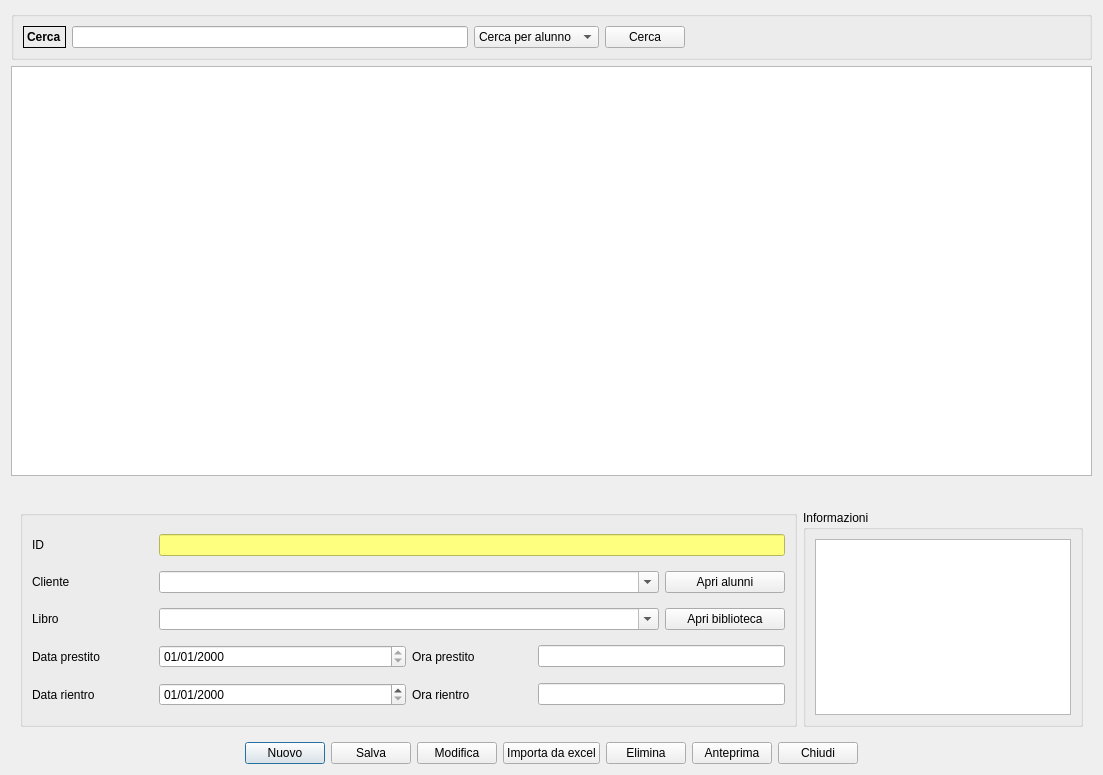
<?xml version="1.0" encoding="UTF-8"?>
<ui version="4.0">
 <class>presto</class>
 <widget class="QDialog" name="presto">
  <property name="windowModality">
   <enum>Qt::WindowModal</enum>
  </property>
  <property name="geometry">
   <rect>
    <x>0</x>
    <y>0</y>
    <width>1103</width>
    <height>775</height>
   </rect>
  </property>
  <property name="windowTitle">
   <string>Prestito libri</string>
  </property>
  <property name="windowIcon">
   <iconset resource="../biblio.qrc">
    <normaloff>:/images/user-group-properties.png</normaloff>:/images/user-group-properties.png</iconset>
  </property>
  <layout class="QGridLayout" name="gridLayout">
   <item row="3" column="0">
    <layout class="QHBoxLayout" name="horizontalLayout">
     <item>
      <spacer name="horizontalSpacer_2">
       <property name="orientation">
        <enum>Qt::Horizontal</enum>
       </property>
       <property name="sizeHint" stdset="0">
        <size>
         <width>40</width>
         <height>20</height>
        </size>
       </property>
      </spacer>
     </item>
     <item>
      <widget class="QPushButton" name="nuovo">
       <property name="toolTip">
        <string>Nuovo </string>
       </property>
       <property name="text">
        <string>Nuovo</string>
       </property>
       <property name="icon">
        <iconset resource="../biblio.qrc">
         <normaloff>:/images/filenew.png</normaloff>:/images/filenew.png</iconset>
       </property>
       <property name="iconSize">
        <size>
         <width>32</width>
         <height>32</height>
        </size>
       </property>
      </widget>
     </item>
     <item>
      <widget class="QPushButton" name="salva">
       <property name="toolTip">
        <string>Salva</string>
       </property>
       <property name="text">
        <string>Salva</string>
       </property>
       <property name="icon">
        <iconset resource="../biblio.qrc">
         <normaloff>:/images/document-save.png</normaloff>:/images/document-save.png</iconset>
       </property>
       <property name="iconSize">
        <size>
         <width>32</width>
         <height>32</height>
        </size>
       </property>
      </widget>
     </item>
     <item>
      <widget class="QPushButton" name="modifica">
       <property name="toolTip">
        <string>Modifica</string>
       </property>
       <property name="text">
        <string>Modifica</string>
       </property>
       <property name="icon">
        <iconset resource="../biblio.qrc">
         <normaloff>:/images/document-edit.png</normaloff>:/images/document-edit.png</iconset>
       </property>
       <property name="iconSize">
        <size>
         <width>32</width>
         <height>32</height>
        </size>
       </property>
      </widget>
     </item>
     <item>
      <widget class="QPushButton" name="import_excel">
       <property name="text">
        <string>Importa da excel</string>
       </property>
       <property name="icon">
        <iconset resource="../biblio.qrc">
         <normaloff>:/images/excel.png</normaloff>:/images/excel.png</iconset>
       </property>
       <property name="iconSize">
        <size>
         <width>32</width>
         <height>32</height>
        </size>
       </property>
      </widget>
     </item>
     <item>
      <widget class="QPushButton" name="elimina">
       <property name="toolTip">
        <string>Elimina</string>
       </property>
       <property name="text">
        <string>Elimina</string>
       </property>
       <property name="icon">
        <iconset resource="../biblio.qrc">
         <normaloff>:/images/edit-delete.png</normaloff>:/images/edit-delete.png</iconset>
       </property>
       <property name="iconSize">
        <size>
         <width>32</width>
         <height>32</height>
        </size>
       </property>
      </widget>
     </item>
     <item>
      <widget class="QPushButton" name="stampa">
       <property name="toolTip">
        <string>Anteprima di stampa</string>
       </property>
       <property name="text">
        <string>Anteprima</string>
       </property>
       <property name="icon">
        <iconset resource="../biblio.qrc">
         <normaloff>:/images/document-preview.png</normaloff>:/images/document-preview.png</iconset>
       </property>
       <property name="iconSize">
        <size>
         <width>32</width>
         <height>32</height>
        </size>
       </property>
      </widget>
     </item>
     <item>
      <widget class="QPushButton" name="esci">
       <property name="toolTip">
        <string>Esci</string>
       </property>
       <property name="text">
        <string>Chiudi</string>
       </property>
       <property name="icon">
        <iconset resource="../../backup_restore_db/images.qrc">
         <normaloff>:/images/dialog-close.png</normaloff>:/images/dialog-close.png</iconset>
       </property>
       <property name="iconSize">
        <size>
         <width>32</width>
         <height>32</height>
        </size>
       </property>
      </widget>
     </item>
     <item>
      <spacer name="horizontalSpacer">
       <property name="orientation">
        <enum>Qt::Horizontal</enum>
       </property>
       <property name="sizeHint" stdset="0">
        <size>
         <width>40</width>
         <height>20</height>
        </size>
       </property>
      </spacer>
     </item>
    </layout>
   </item>
   <item row="2" column="0">
    <widget class="QDockWidget" name="dockWidget">
     <property name="minimumSize">
      <size>
       <width>884</width>
       <height>254</height>
      </size>
     </property>
     <property name="maximumSize">
      <size>
       <width>524287</width>
       <height>254</height>
      </size>
     </property>
     <property name="baseSize">
      <size>
       <width>0</width>
       <height>254</height>
      </size>
     </property>
     <property name="styleSheet">
      <string notr="true"/>
     </property>
     <property name="floating">
      <bool>false</bool>
     </property>
     <property name="features">
      <set>QDockWidget::NoDockWidgetFeatures</set>
     </property>
     <widget class="QWidget" name="dockWidgetContents">
      <layout class="QGridLayout" name="gridLayout_6">
       <item row="0" column="0" rowspan="2">
        <widget class="QGroupBox" name="groupBox">
         <property name="title">
          <string/>
         </property>
         <layout class="QGridLayout" name="gridLayout_5">
          <item row="0" column="0" rowspan="2" colspan="2">
           <layout class="QGridLayout" name="gridLayout_7">
            <property name="sizeConstraint">
             <enum>QLayout::SetDefaultConstraint</enum>
            </property>
            <item row="0" column="0">
             <widget class="QLabel" name="label">
              <property name="text">
               <string>ID</string>
              </property>
             </widget>
            </item>
            <item row="1" column="1" colspan="4">
             <widget class="QComboBox" name="cliente">
              <property name="editable">
               <bool>true</bool>
              </property>
             </widget>
            </item>
            <item row="1" column="0">
             <widget class="QLabel" name="label_2">
              <property name="text">
               <string>Cliente</string>
              </property>
             </widget>
            </item>
            <item row="2" column="0">
             <widget class="QLabel" name="label_3">
              <property name="text">
               <string>Libro</string>
              </property>
             </widget>
            </item>
            <item row="4" column="1" colspan="2">
             <widget class="QDateEdit" name="data_prestito">
              <property name="readOnly">
               <bool>true</bool>
              </property>
              <property name="displayFormat">
               <string>dd/MM/yyyy</string>
              </property>
             </widget>
            </item>
            <item row="4" column="0">
             <widget class="QLabel" name="label_4">
              <property name="text">
               <string>Data prestito</string>
              </property>
             </widget>
            </item>
            <item row="4" column="3">
             <widget class="QLabel" name="label_5">
              <property name="text">
               <string>Ora prestito</string>
              </property>
             </widget>
            </item>
            <item row="4" column="4" colspan="2">
             <widget class="QLineEdit" name="time_prest"/>
            </item>
            <item row="5" column="4" colspan="2">
             <widget class="QLineEdit" name="time_ren"/>
            </item>
            <item row="5" column="3">
             <widget class="QLabel" name="label_7">
              <property name="text">
               <string>Ora rientro</string>
              </property>
             </widget>
            </item>
            <item row="5" column="1" colspan="2">
             <widget class="QDateEdit" name="data_rientro">
              <property name="displayFormat">
               <string>dd/MM/yyyy</string>
              </property>
             </widget>
            </item>
            <item row="5" column="0">
             <widget class="QLabel" name="label_6">
              <property name="text">
               <string>Data rientro</string>
              </property>
             </widget>
            </item>
            <item row="1" column="5">
             <widget class="QPushButton" name="client_op">
              <property name="sizePolicy">
               <sizepolicy hsizetype="Preferred" vsizetype="Preferred">
                <horstretch>0</horstretch>
                <verstretch>0</verstretch>
               </sizepolicy>
              </property>
              <property name="text">
               <string>Apri alunni</string>
              </property>
              <property name="icon">
               <iconset resource="../biblio.qrc">
                <normaloff>:/images/system-users.png</normaloff>:/images/system-users.png</iconset>
              </property>
             </widget>
            </item>
            <item row="2" column="5">
             <widget class="QPushButton" name="art_lib">
              <property name="text">
               <string>Apri biblioteca</string>
              </property>
              <property name="icon">
               <iconset resource="../biblio.qrc">
                <normaloff>:/images/accessories-dictionary.png</normaloff>:/images/accessories-dictionary.png</iconset>
              </property>
             </widget>
            </item>
            <item row="2" column="1" colspan="4">
             <widget class="QComboBox" name="libro">
              <property name="editable">
               <bool>true</bool>
              </property>
             </widget>
            </item>
            <item row="0" column="1" colspan="5">
             <widget class="QLineEdit" name="id">
              <property name="styleSheet">
               <string notr="true">background-color: rgb(255, 255, 127);</string>
              </property>
             </widget>
            </item>
           </layout>
          </item>
         </layout>
        </widget>
       </item>
       <item row="0" column="1" rowspan="2">
        <widget class="QGroupBox" name="groupBox_4">
         <property name="sizePolicy">
          <sizepolicy hsizetype="Fixed" vsizetype="Preferred">
           <horstretch>0</horstretch>
           <verstretch>0</verstretch>
          </sizepolicy>
         </property>
         <property name="title">
          <string>Informazioni</string>
         </property>
         <layout class="QGridLayout" name="gridLayout_4">
          <item row="0" column="0">
           <widget class="QTextEdit" name="dettagli">
            <property name="readOnly">
             <bool>true</bool>
            </property>
           </widget>
          </item>
         </layout>
        </widget>
       </item>
      </layout>
     </widget>
    </widget>
   </item>
   <item row="1" column="0">
    <widget class="QTableView" name="tableView"/>
   </item>
   <item row="0" column="0">
    <widget class="QGroupBox" name="groupBox_3">
     <property name="title">
      <string/>
     </property>
     <layout class="QGridLayout" name="gridLayout_3">
      <item row="0" column="0">
       <widget class="QLabel" name="label_8">
        <property name="font">
         <font>
          <weight>75</weight>
          <bold>true</bold>
         </font>
        </property>
        <property name="frameShape">
         <enum>QFrame::Box</enum>
        </property>
        <property name="text">
         <string>Cerca</string>
        </property>
       </widget>
      </item>
      <item row="0" column="1">
       <widget class="QLineEdit" name="cerca_txt">
        <property name="sizePolicy">
         <sizepolicy hsizetype="Expanding" vsizetype="Preferred">
          <horstretch>0</horstretch>
          <verstretch>0</verstretch>
         </sizepolicy>
        </property>
       </widget>
      </item>
      <item row="0" column="2">
       <widget class="QComboBox" name="comboBox">
        <property name="sizePolicy">
         <sizepolicy hsizetype="Preferred" vsizetype="Preferred">
          <horstretch>0</horstretch>
          <verstretch>0</verstretch>
         </sizepolicy>
        </property>
        <item>
         <property name="text">
          <string>Cerca per alunno</string>
         </property>
        </item>
        <item>
         <property name="text">
          <string>Cerca per libro</string>
         </property>
        </item>
       </widget>
      </item>
      <item row="0" column="3">
       <widget class="QPushButton" name="pushButton">
        <property name="text">
         <string>Cerca</string>
        </property>
        <property name="icon">
         <iconset resource="../biblio.qrc">
          <normaloff>:/images/edit-find.png</normaloff>:/images/edit-find.png</iconset>
        </property>
        <property name="iconSize">
         <size>
          <width>32</width>
          <height>32</height>
         </size>
        </property>
       </widget>
      </item>
      <item row="0" column="4">
       <spacer name="horizontalSpacer_3">
        <property name="orientation">
         <enum>Qt::Horizontal</enum>
        </property>
        <property name="sizeHint" stdset="0">
         <size>
          <width>40</width>
          <height>20</height>
         </size>
        </property>
       </spacer>
      </item>
     </layout>
    </widget>
   </item>
  </layout>
 </widget>
 <tabstops>
  <tabstop>cliente</tabstop>
  <tabstop>client_op</tabstop>
  <tabstop>libro</tabstop>
  <tabstop>art_lib</tabstop>
  <tabstop>data_prestito</tabstop>
  <tabstop>time_prest</tabstop>
  <tabstop>data_rientro</tabstop>
  <tabstop>time_ren</tabstop>
  <tabstop>cerca_txt</tabstop>
  <tabstop>dettagli</tabstop>
  <tabstop>tableView</tabstop>
  <tabstop>id</tabstop>
 </tabstops>
 <resources>
  <include location="../../backup_restore_db/images.qrc"/>
  <include location="../biblio.qrc"/>
 </resources>
 <connections/>
</ui>
